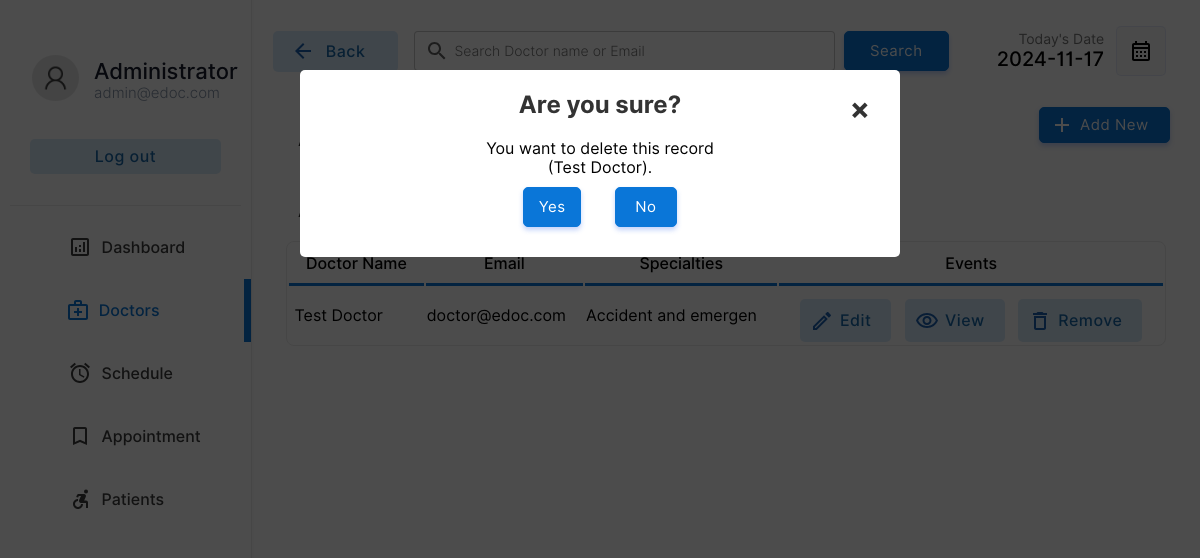
/doctor/doctors.php?action=drop&id=1&name=Test Doctor (signed in), run on an earlier commit of the app's database.
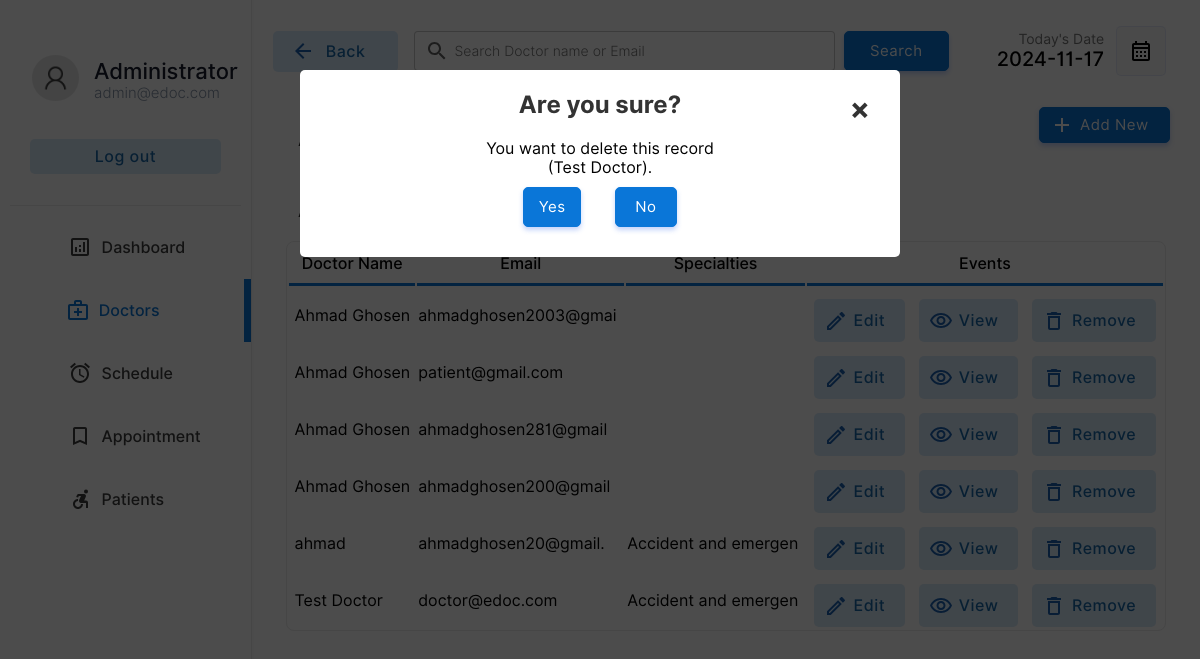
And on a later commit of the database.
### tables this page shows
CREATE TABLE IF NOT EXISTS `doctor` (
  `docid` int NOT NULL AUTO_INCREMENT,
  `docemail` varchar(255) DEFAULT NULL,
  `docname` varchar(255) DEFAULT NULL,
  `docpassword` varchar(255) DEFAULT NULL,
  `docnic` varchar(15) DEFAULT NULL,
  `doctel` varchar(15) DEFAULT NULL,
  `specialties` int DEFAULT '1',
  PRIMARY KEY (`docid`),
  KEY `specialties` (`specialties`)
);

CREATE TABLE IF NOT EXISTS `specialties` (
  `id` int NOT NULL,
  `sname` varchar(50) DEFAULT NULL,
  PRIMARY KEY (`id`)
);

### doctor/doctors.php (the view, shortened to what the changed rows need)
<!DOCTYPE html>
<html lang="en">
<head>
    <link rel="stylesheet" href="../css/animations.css">
    <link rel="stylesheet" href="../css/main.css">
    <link rel="stylesheet" href="../css/admin.css">
</head>
<body>
    <?php
    include("../connection.php");
    ?>
        <div class="dash-body">
            <table border="0" width="100%" style=" border-spacing: 0;margin:0;padding:0;margin-top:25px; ">
                <?php
                    if($_POST){
                        $keyword=$_POST["search"];
                        $sqlmain= "select * from doctor where docemail='$keyword' or docname='$keyword' or docname like '$keyword%' or docname like '%$keyword' or docname like '%$keyword%'";
                    }else{
                        $sqlmain= "select * from doctor order by docid desc";
                    }
                ?>
                <tr>
                   <td colspan="4">
                       <center>
                        <div class="abc scroll">
                        <table width="93%" class="sub-table scrolldown" border="0">
                        <thead>
                        <tr>
                                <th class="table-headin">
                                Doctor Name
                                </th>
                                <th class="table-headin">
                                    Email
                                </th>
                                <th class="table-headin">
                                    Specialties
                                </th>
                                <th class="table-headin">
                                    Events
                                </tr>
                        </thead>
                        <tbody>
                            <?php
                                $result= $database->query($sqlmain);
                                if($result->num_rows==0){
                                    echo '<tr>
                                    <td colspan="4">
                                    <br><br><br><br>
                                    <center>
                                    <img src="../img/notfound.svg" width="25%">
                                    <br>
                                    <p class="heading-main12" style="margin-left: 45px;font-size:20px;color:rgb(49, 49, 49)">We  couldnt find anything related to your keywords !</p>
                                    <a class="non-style-link" href="doctors.php"><button  class="login-btn btn-primary-soft btn"  style="display: flex;justify-content: center;align-items: center;margin-left:20px;">&nbsp; Show all Doctors &nbsp;</font></button>
                                    </a>
                                    </center>
                                    <br><br><br><br>
                                    </td>
                                    </tr>';
                                }
                                else{
                                    for ( $x=0; $x<$result->num_rows;$x++){
                                        $row=$result->fetch_assoc();
                                        $docid=$row["docid"];
                                        $name=$row["docname"];
                                        $email=$row["docemail"];
                                        $spe=$row["specialties"];
                                        $spcil_res= $database->query("select sname from specialties where id='$spe'");
                                        $spcil_array= $spcil_res->fetch_assoc();
                                        $spcil_name=$spcil_array["sname"];
                                        echo '<tr>
                                        <td> &nbsp;'.
                                        substr($name,0,30)
                                        .'</td>
                                        <td>
                                        '.substr($email,0,20).'
                                        </td>
                                        <td>
                                            '.substr($spcil_name,0,20).'
                                        </td>
                                        <td>
                                        <div style="display:flex;justify-content: center;">
                                        <a href="?action=edit&id='.$docid.'&error=0" class="non-style-link"><button  class="btn-primary-soft btn button-icon btn-edit"  style="padding-left: 40px;padding-top: 12px;padding-bottom: 12px;margin-top: 10px;"><font class="tn-in-text">Edit</font></button></a>
                                        &nbsp;&nbsp;&nbsp;
                                        <a href="?action=view&id='.$docid.'" class="non-style-link"><button  class="btn-primary-soft btn button-icon btn-view"  style="padding-left: 40px;padding-top: 12px;padding-bottom: 12px;margin-top: 10px;"><font class="tn-in-text">View</font></button></a>
                                       &nbsp;&nbsp;&nbsp;
                                       <a href="?action=drop&id='.$docid.'&name='.$name.'" class="non-style-link"><button  class="btn-primary-soft btn button-icon btn-delete"  style="padding-left: 40px;padding-top: 12px;padding-bottom: 12px;margin-top: 10px;"><font class="tn-in-text">Remove</font></button></a>
                                        </div>
                                        </td>
                                    </tr>';
                                }
                            }
                            ?>
                            </tbody>
                        </table>
                        </div>
                        </center>
                   </td>
                </tr>
            </table>
        </div>
    <?php
    if($_GET){
        $id=$_GET["id"];
        $action=$_GET["action"];
        if($action=='drop'){
            $nameget=$_GET["name"];
            echo '
            <div id="popup1" class="overlay">
                    <div class="popup">
                    <center>
                        <h2>Are you sure?</h2>
                        <a class="close" href="doctors.php">&times;</a>
                        <div class="content">
                            You want to delete this record<br>('.substr($nameget,0,40).').
                        </div>
                        <div style="display: flex;justify-content: center;">
                        <a href="delete-doctor.php?id='.$id.'" class="non-style-link"><button  class="btn-primary btn"  style="display: flex;justify-content: center;align-items: center;margin:10px;padding:10px;"<font class="tn-in-text">&nbsp;Yes&nbsp;</font></button></a>&nbsp;&nbsp;&nbsp;
                        <a href="doctors.php" class="non-style-link"><button  class="btn-primary btn"  style="display: flex;justify-content: center;align-items: center;margin:10px;padding:10px;"><font class="tn-in-text">&nbsp;&nbsp;No&nbsp;&nbsp;</font></button></a>
                        </div>
                    </center>
            </div>
            </div>
            ';
        }elseif($action=='edit'){
            $sqlmain= "select * from doctor where docid='$id'";
            $result= $database->query($sqlmain);
            $row=$result->fetch_assoc();
            $name=$row["docname"];
            $email=$row["docemail"];
            $spe=$row["specialties"];
            $spcil_res= $database->query("select sname from specialties where id='$spe'");
            $spcil_array= $spcil_res->fetch_assoc();
            $spcil_name=$spcil_array["sname"];
            $nic=$row['docnic'];
            $tele=$row['doctel'];
            $error_1=$_GET["error"];
                $errorlist= array(
                    '1'=>'<label for="promter" class="form-label" style="color:rgb(255, 62, 62);text-align:center;">Already have an account for this Email address.</label>',
                    '2'=>'<label for="promter" class="form-label" style="color:rgb(255, 62, 62);text-align:center;">Password Conformation Error! Reconform Password</label>',
                    '3'=>'<label for="promter" class="form-label" style="color:rgb(255, 62, 62);text-align:center;"></label>',
                    '4'=>"",
                    '0'=>'',
                );
            if($error_1!='4'){
                    echo '
                    <div id="popup1" class="overlay">
                            <div class="popup">
                            <center>
                                <a class="close" href="doctors.php">&times;</a>
                                <div style="display: flex;justify-content: center;">
                                <div class="abc">
                                <table width="80%" class="sub-table scrolldown add-doc-form-container" border="0">
                                <tr>
                                        <td class="label-td" colspan="2">'.
                                            $errorlist[$error_1]
                                        .'</td>
                                    </tr>
                                    <tr>
                                        <td>
                                            <p style="padding: 0;margin: 0;text-align: left;font-size: 25px;font-weight: 500;">Edit Doctor Details.</p>
                                        Doctor ID : '.$id.' (Auto Generated)<br><br>
                                        </td>
                                    </tr>
                                    <tr>
                                        <td class="label-td" colspan="2">
                                            <form action="edit-doc.php" method="POST" class="add-new-form">
                                            <label for="Email" class="form-label">Email: </label>
                                            <input type="hidden" value="'.$id.'" name="id00">
                                        </td>
                                    </tr>
                                    <tr>
                                        <td class="label-td" colspan="2">
                                        <input type="email" name="email" class="input-text" placeholder="Email Address" value="'.$email.'" required><br>
                                        </td>
                                    </tr>
                                    <tr>
                                        <td class="label-td" colspan="2">
                                            <label for="name" class="form-label">Name: </label>
                                        </td>
                                    </tr>
                                    <tr>
                                        <td class="label-td" colspan="2">
                                            <input type="text" name="name" class="input-text" placeholder="Doctor Name" value="'.$name.'" required><br>
                                        </td>
                                    </tr>
                                    <tr>
                                        <td class="label-td" colspan="2">
                                            <label for="nic" class="form-label">NIC: </label>
                                        </td>
                                    </tr>
                                    <tr>
                                        <td class="label-td" colspan="2">
                                            <input type="text" name="nic" class="input-text" placeholder="NIC Number" value="'.$nic.'" required><br>
                                        </td>
                                    </tr>
                                    <tr>
                                        <td class="label-td" colspan="2">
                                            <label for="Tele" class="form-label">Telephone: </label>
                                        </td>
                                    </tr>
                                    <tr>
                                        <td class="label-td" colspan="2">
                                            <input type="tel" name="Tele" class="input-text" placeholder="Telephone Number" value="'.$tele.'" required><br>
                                        </td>
                                    </tr>
                                    <tr>
                                        <td class="label-td" colspan="2">
                                            <label for="spec" class="form-label">Choose specialties: (Current'.$spcil_name.')</label>
                                        </td>
                                    </tr>
                                    <tr>
                                        <td class="label-td" colspan="2">
                                            <select name="spec" id="" class="box">';
                                                $list11 = $database->query("select  * from  specialties;");
                                                for ($y=0;$y<$list11->num_rows;$y++){
                                                    $row00=$list11->fetch_assoc();
                                                    $sn=$row00["sname"];
                                                    $id00=$row00["id"];
                                                    echo "<option value=".$id00.">$sn</option><br/>";
                                                };
                                echo     '       </select><br><br>
                                        </td>
                                    </tr>
                                    <tr>
                                        <td class="label-td" colspan="2">
                                            <label for="password" class="form-label">Password: </label>
                                        </td>
                                    </tr>
                                    <tr>
                                        <td class="label-td" colspan="2">
                                            <input type="password" name="password" class="input-text" placeholder="Defind a Password" required><br>
                                        </td>
                                    </tr><tr>
                                        <td class="label-td" colspan="2">
                                            <label for="cpassword" class="form-label">Conform Password: </label>
                                        </td>
                                    </tr>
                                    <tr>
                                        <td class="label-td" colspan="2">
                                            <input type="password" name="cpassword" class="input-text" placeholder="Conform Password" required><br>
                                        </td>
                                    </tr>
                                    <tr>
                                        <td colspan="2">
                                            <input type="reset" value="Reset" class="login-btn btn-primary-soft btn" >&nbsp;&nbsp;&nbsp;&nbsp;&nbsp;
                                            <input type="submit" value="Save" class="login-btn btn-primary btn">
                                        </td>
                                    </tr>
                                    </form>
                                    </tr>
                                </table>
                                </div>
                                </div>
                            </center>
                            <br><br>
                    </div>
                    </div>
                    ';
        }; };
    };
?>
</body>
</html>

What changed in the data, as far as the page shows it:
added doctor: docname "Ahmad Ghosen", docemail "ahmadghosen2003@gmai"
added doctor: docname "Ahmad Ghosen", docemail "patient@gmail.com"
added doctor: docname "Ahmad Ghosen", docemail "ahmadghosen281@gmail"
added doctor: docname "Ahmad Ghosen", docemail "ahmadghosen200@gmail"
added doctor: docname "ahmad", docemail "ahmadghosen20@gmail.", specialties.sname "Accident and emergen"
